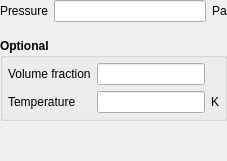
              <widget class="QWidget" name="page_fluid_PO">
               <layout class="QVBoxLayout" name="verticalLayout_4">
                <property name="leftMargin">
                 <number>0</number>
                </property>
                <property name="topMargin">
                 <number>0</number>
                </property>
                <property name="rightMargin">
                 <number>0</number>
                </property>
                <property name="bottomMargin">
                 <number>0</number>
                </property>
                <item>
                 <layout class="QGridLayout" name="gridLayout_12">
                  <property name="leftMargin">
                   <number>0</number>
                  </property>
                  <property name="topMargin">
                   <number>0</number>
                  </property>
                  <property name="rightMargin">
                   <number>0</number>
                  </property>
                  <property name="bottomMargin">
                   <number>10</number>
                  </property>
                  <item row="0" column="2">
                   <widget class="QLabel" name="label_bc_pg_2_units">
                    <property name="text">
                     <string>Pa</string>
                    </property>
                   </widget>
                  </item>
                  <item row="0" column="0">
                   <widget class="QLabel" name="label_bc_p_g_2">
                    <property name="font">
                     <font>
                      <weight>50</weight>
                      <bold>false</bold>
                     </font>
                    </property>
                    <property name="text">
                     <string>Pressure</string>
                    </property>
                   </widget>
                  </item>
                  <item row="0" column="1">
                   <widget class="LineEdit" name="lineedit_keyword_bc_p_g_2_args_BC"/>
                  </item>
                 </layout>
                </item>
                <item>
                 <widget class="QGroupBox" name="groupbox_fluid_PO_optional">
                  <property name="font">
                   <font>
                    <weight>75</weight>
                    <bold>true</bold>
                   </font>
                  </property>
                  <property name="title">
                   <string>Optional</string>
                  </property>
                  <property name="flat">
                   <bool>true</bool>
                  </property>
                  <layout class="QGridLayout" name="gridLayout_13">
                   <property name="leftMargin">
                    <number>5</number>
                   </property>
                   <property name="topMargin">
                    <number>5</number>
                   </property>
                   <property name="rightMargin">
                    <number>5</number>
                   </property>
                   <property name="bottomMargin">
                    <number>5</number>
                   </property>
                   <item row="1" column="2">
                    <widget class="QLabel" name="label_bc_t_g_2_units">
                     <property name="font">
                      <font>
                       <weight>50</weight>
                       <bold>false</bold>
                      </font>
                     </property>
                     <property name="text">
                      <string>K</string>
                     </property>
                    </widget>
                   </item>
                   <item row="1" column="0">
                    <widget class="QLabel" name="label_bc_t_g_2">
                     <property name="font">
                      <font>
                       <weight>50</weight>
                       <bold>false</bold>
                      </font>
                     </property>
                     <property name="text">
                      <string>Temperature</string>
                     </property>
                    </widget>
                   </item>
                   <item row="0" column="1">
                    <widget class="LineEdit" name="lineedit_bc_ep_g_2_args_BC">
                     <property name="font">
                      <font>
                       <weight>50</weight>
                       <bold>false</bold>
                      </font>
                     </property>
                    </widget>
                   </item>
                   <item row="1" column="1">
                    <widget class="LineEdit" name="lineedit_keyword_bc_t_g_2_args_BC">
                     <property name="font">
                      <font>
                       <weight>50</weight>
                       <bold>false</bold>
                      </font>
                     </property>
                    </widget>
                   </item>
                   <item row="0" column="0">
                    <widget class="QLabel" name="label_bc_ep_g_2">
                     <property name="font">
                      <font>
                       <weight>50</weight>
                       <bold>false</bold>
                      </font>
                     </property>
                     <property name="text">
                      <string>Volume fraction</string>
                     </property>
                    </widget>
                   </item>
                  </layout>
                 </widget>
                </item>
                <item>
                 <spacer name="verticalSpacer_3">
                  <property name="orientation">
                   <enum>Qt::Vertical</enum>
                  </property>
                  <property name="sizeHint" stdset="0">
                   <size>
                    <width>20</width>
                    <height>40</height>
                   </size>
                  </property>
                 </spacer>
                </item>
               </layout>
              </widget>
